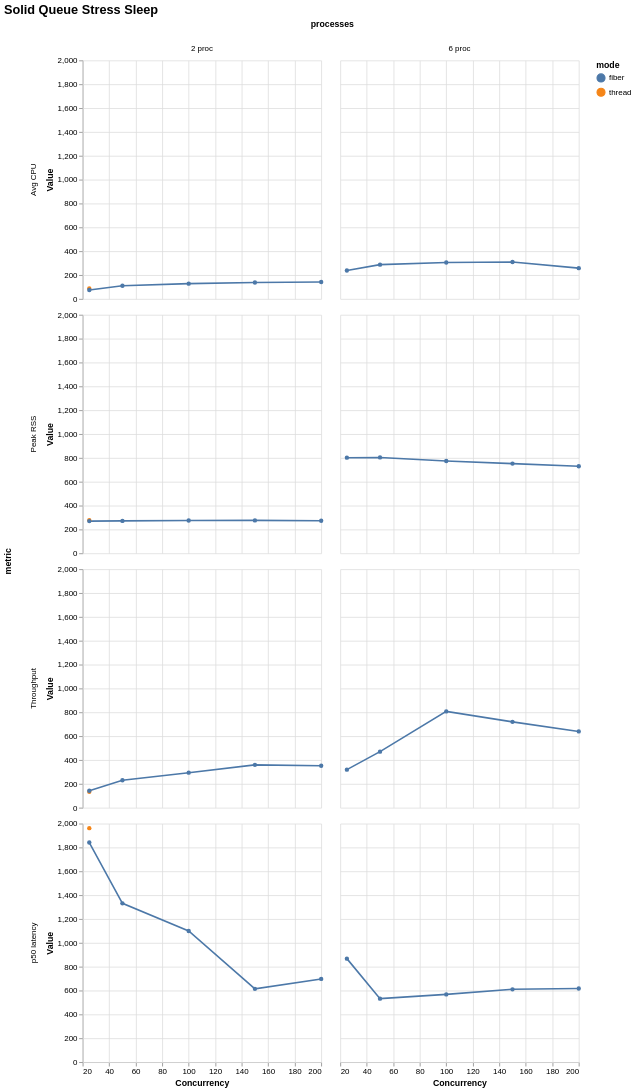

This figure's Vega-Lite source:
### Vega-Lite specification from a JSON file in a GitHub repository (floating-point values rounded to 4 significant figures)
{"$schema": "https://vega.github.io/schema/vega-lite/v6.json", "title": "Solid Queue Stress Sleep", "data": {"values": [{"mode": "thread", "concurrency": 25, "processes": "2 proc", "metric": "Throughput", "value": 134.1, "unit": "jobs/s"}, {"mode": "thread", "concurrency": 25, "processes": "2 proc", "metric": "Peak RSS", "value": 278.1, "unit": "MB"}, {"mode": "thread", "concurrency": 25, "processes": "2 proc", "metric": "Avg CPU", "value": 88.1, "unit": "%"}, {"mode": "thread", "concurrency": 25, "processes": "2 proc", "metric": "p50 latency", "value": 1962.0, "unit": "ms"}, {"mode": "fiber", "concurrency": 25, "processes": "2 proc", "metric": "Throughput", "value": 142.3, "unit": "jobs/s"}, {"mode": "fiber", "concurrency": 25, "processes": "2 proc", "metric": "Peak RSS", "value": 270.1, "unit": "MB"}, {"mode": "fiber", "concurrency": 25, "processes": "2 proc", "metric": "Avg CPU", "value": 74.7, "unit": "%"}, {"mode": "fiber", "concurrency": 25, "processes": "2 proc", "metric": "p50 latency", "value": 1841.0, "unit": "ms"}, {"mode": "fiber", "concurrency": 50, "processes": "2 proc", "metric": "Throughput", "value": 230.4, "unit": "jobs/s"}, {"mode": "fiber", "concurrency": 50, "processes": "2 proc", "metric": "Peak RSS", "value": 272.0, "unit": "MB"}, {"mode": "fiber", "concurrency": 50, "processes": "2 proc", "metric": "Avg CPU", "value": 110.8, "unit": "%"}, {"mode": "fiber", "concurrency": 50, "processes": "2 proc", "metric": "p50 latency", "value": 1332.0, "unit": "ms"}, {"mode": "fiber", "concurrency": 100, "processes": "2 proc", "metric": "Throughput", "value": 294.0, "unit": "jobs/s"}, {"mode": "fiber", "concurrency": 100, "processes": "2 proc", "metric": "Peak RSS", "value": 275.2, "unit": "MB"}, {"mode": "fiber", "concurrency": 100, "processes": "2 proc", "metric": "Avg CPU", "value": 128.1, "unit": "%"}, {"mode": "fiber", "concurrency": 100, "processes": "2 proc", "metric": "p50 latency", "value": 1100.0, "unit": "ms"}, {"mode": "fiber", "concurrency": 150, "processes": "2 proc", "metric": "Throughput", "value": 359.5, "unit": "jobs/s"}, {"mode": "fiber", "concurrency": 150, "processes": "2 proc", "metric": "Peak RSS", "value": 276.0, "unit": "MB"}, {"mode": "fiber", "concurrency": 150, "processes": "2 proc", "metric": "Avg CPU", "value": 137.3, "unit": "%"}, {"mode": "fiber", "concurrency": 150, "processes": "2 proc", "metric": "p50 latency", "value": 614.6, "unit": "ms"}, {"mode": "fiber", "concurrency": 200, "processes": "2 proc", "metric": "Throughput", "value": 352.2, "unit": "jobs/s"}, {"mode": "fiber", "concurrency": 200, "processes": "2 proc", "metric": "Peak RSS", "value": 273.5, "unit": "MB"}, {"mode": "fiber", "concurrency": 200, "processes": "2 proc", "metric": "Avg CPU", "value": 142.2, "unit": "%"}, {"mode": "fiber", "concurrency": 200, "processes": "2 proc", "metric": "p50 latency", "value": 697.6, "unit": "ms"}, {"mode": "fiber", "concurrency": 25, "processes": "6 proc", "metric": "Throughput", "value": 319.4, "unit": "jobs/s"}, {"mode": "fiber", "concurrency": 25, "processes": "6 proc", "metric": "Peak RSS", "value": 802.0, "unit": "MB"}, {"mode": "fiber", "concurrency": 25, "processes": "6 proc", "metric": "Avg CPU", "value": 237.9, "unit": "%"}, {"mode": "fiber", "concurrency": 25, "processes": "6 proc", "metric": "p50 latency", "value": 867.9, "unit": "ms"}, {"mode": "fiber", "concurrency": 50, "processes": "6 proc", "metric": "Throughput", "value": 470.2, "unit": "jobs/s"}, {"mode": "fiber", "concurrency": 50, "processes": "6 proc", "metric": "Peak RSS", "value": 804.0, "unit": "MB"}, {"mode": "fiber", "concurrency": 50, "processes": "6 proc", "metric": "Avg CPU", "value": 287.5, "unit": "%"}, {"mode": "fiber", "concurrency": 50, "processes": "6 proc", "metric": "p50 latency", "value": 532.3, "unit": "ms"}, {"mode": "fiber", "concurrency": 100, "processes": "6 proc", "metric": "Throughput", "value": 807.5, "unit": "jobs/s"}, {"mode": "fiber", "concurrency": 100, "processes": "6 proc", "metric": "Peak RSS", "value": 774.3, "unit": "MB"}, {"mode": "fiber", "concurrency": 100, "processes": "6 proc", "metric": "Avg CPU", "value": 305.1, "unit": "%"}, {"mode": "fiber", "concurrency": 100, "processes": "6 proc", "metric": "p50 latency", "value": 567.9, "unit": "ms"}, {"mode": "fiber", "concurrency": 150, "processes": "6 proc", "metric": "Throughput", "value": 720.0, "unit": "jobs/s"}, {"mode": "fiber", "concurrency": 150, "processes": "6 proc", "metric": "Peak RSS", "value": 752.3, "unit": "MB"}, {"mode": "fiber", "concurrency": 150, "processes": "6 proc", "metric": "Avg CPU", "value": 309.7, "unit": "%"}, {"mode": "fiber", "concurrency": 150, "processes": "6 proc", "metric": "p50 latency", "value": 610.6, "unit": "ms"}, {"mode": "fiber", "concurrency": 200, "processes": "6 proc", "metric": "Throughput", "value": 639.8, "unit": "jobs/s"}, {"mode": "fiber", "concurrency": 200, "processes": "6 proc", "metric": "Peak RSS", "value": 729.8, "unit": "MB"}, {"mode": "fiber", "concurrency": 200, "processes": "6 proc", "metric": "Avg CPU", "value": 257.9, "unit": "%"}, {"mode": "fiber", "concurrency": 200, "processes": "6 proc", "metric": "p50 latency", "value": 617.1, "unit": "ms"}]}, "mark": {"type": "line", "point": true, "tooltip": true}, "encoding": {"x": {"field": "concurrency", "type": "quantitative", "title": "Concurrency"}, "y": {"field": "value", "type": "quantitative", "title": "Value"}, "color": {"field": "mode", "type": "nominal"}, "tooltip": [{"field": "mode", "type": "nominal"}, {"field": "concurrency", "type": "nominal"}, {"field": "processes", "type": "nominal"}, {"field": "metric", "type": "nominal"}, {"field": "percentile", "type": "nominal"}, {"field": "value", "type": "quantitative"}], "row": {"field": "metric", "type": "nominal"}, "column": {"field": "processes", "type": "nominal"}}, "config": {"background": "white", "axis": {"labelFont": "Arial", "titleFont": "Arial", "grid": true}, "legend": {"labelFont": "Arial", "titleFont": "Arial"}, "title": {"font": "Arial", "fontSize": 16, "anchor": "start"}, "view": {"stroke": null}}}
